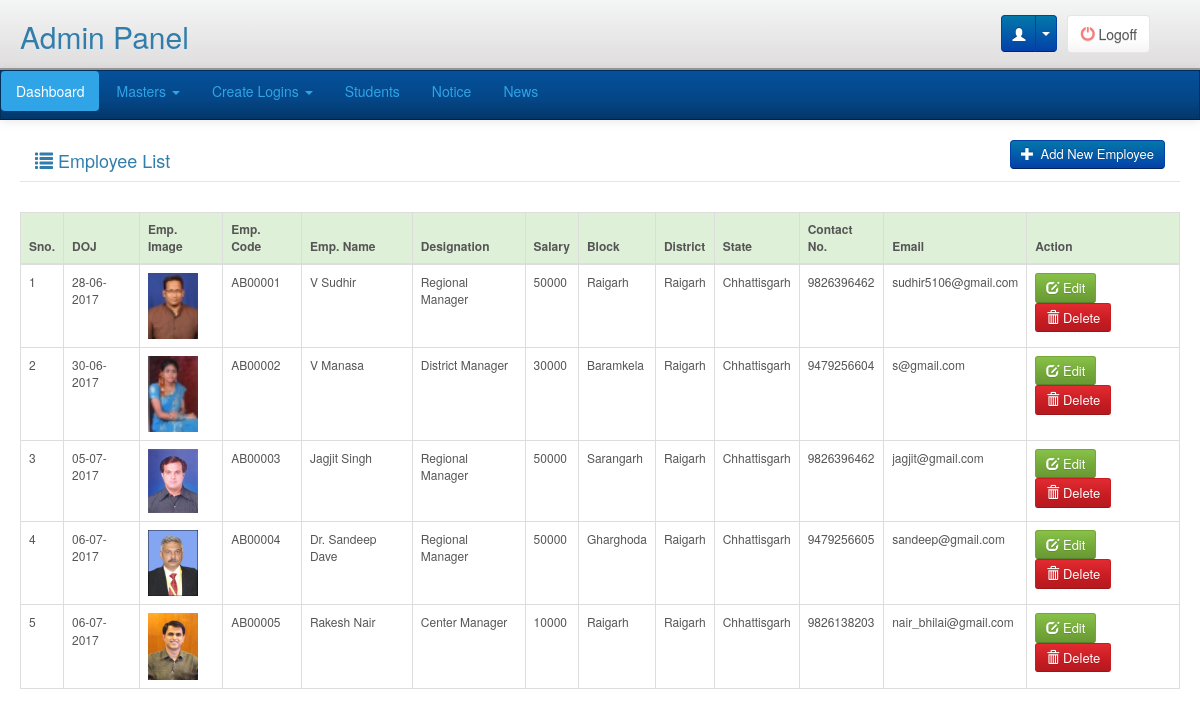
/adminpanel/masters/employee/index.php (signed in), run on an earlier commit of the app's database.
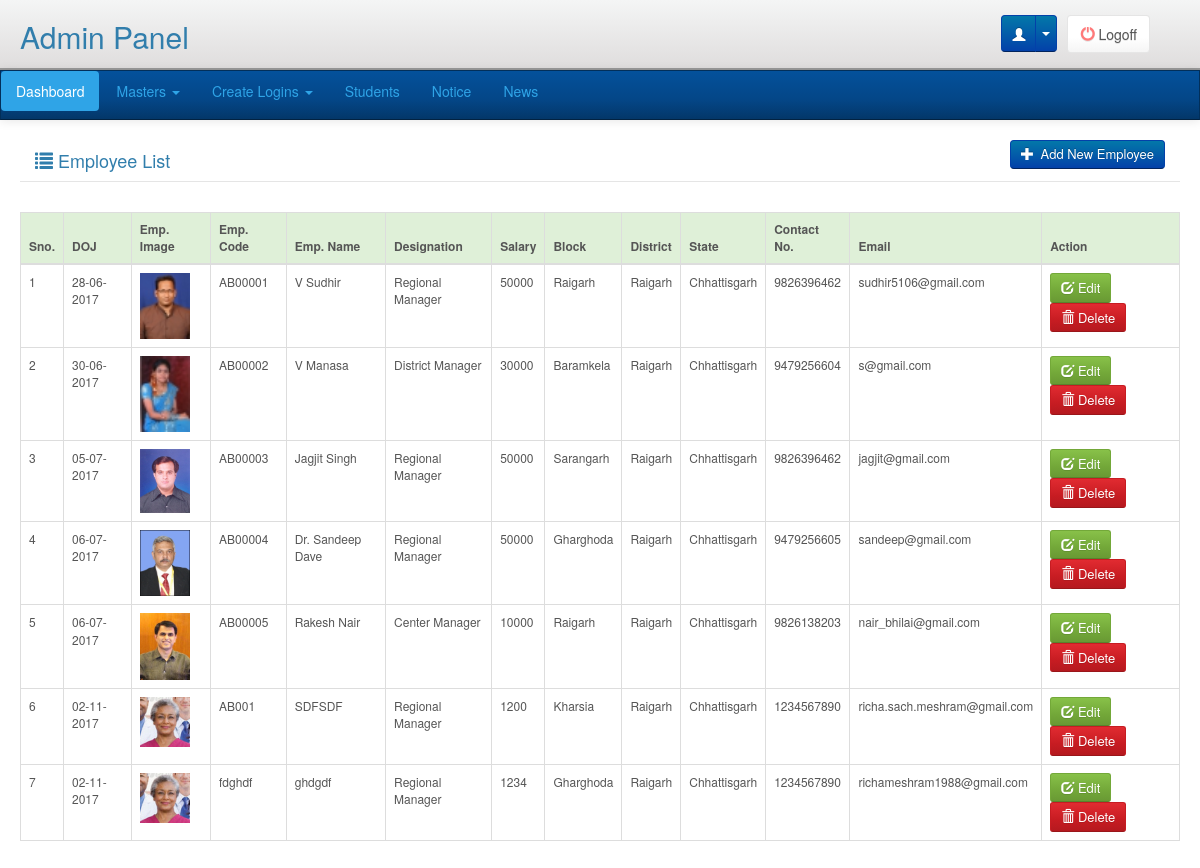
And on a later commit of the database.
### tables this page shows
CREATE TABLE `employee_master` (
  `EMP_Id` mediumint(9) NOT NULL,
  `EMP_Code` varchar(75) NOT NULL,
  `EMP_Name` varchar(75) NOT NULL,
  `DOJ` date NOT NULL,
  `EMP_Designation` varchar(75) NOT NULL,
  `EMP_Image` varchar(75) NOT NULL,
  `State_Id` tinyint(4) NOT NULL,
  `District_Id` smallint(6) NOT NULL,
  `Block_Id` int(11) NOT NULL,
  `EMP_Address` varchar(300) NOT NULL,
  `EMP_Contact` varchar(15) NOT NULL,
  `EMP_Email` varchar(50) NOT NULL,
  `EMP_Salary` int(11) NOT NULL,
  `Posting_Place` varchar(50) NOT NULL,
  `Duty_Time` varchar(50) NOT NULL,
  `Visiting_Date_Place` varchar(50) NOT NULL,
  `emp_sign` varchar(100) NOT NULL COMMENT '//emp signature_name'
);

CREATE TABLE `block_master` (
  `Block_Id` int(11) NOT NULL,
  `Block_Name` varchar(50) NOT NULL,
  `District_Id` smallint(6) NOT NULL
);

CREATE TABLE `district_master` (
  `District_Id` smallint(6) NOT NULL,
  `State_Id` tinyint(4) NOT NULL,
  `District_Name` varchar(100) NOT NULL
);

CREATE TABLE `state_master` (
  `State_Id` tinyint(4) NOT NULL,
  `State_Name` varchar(100) NOT NULL
);

### libraries/classes/DBConn.php (called while the page is built, shortened)
<?php
class DBConn  extends Conn {
	 function ExecuteQuery($userQuery)
	{
		$result= mysql_query($userQuery);
                $num_fields = mysql_num_fields($result);
				$obj = array();
				$x=1;
				while($row=mysql_fetch_array($result)){
				  for($j=0;$j<$num_fields;$j++){
					 $name = mysql_field_name($result, $j);
					 $obj[$x][$name]=$row[$name];
					}
					$x++;
					}
     return $obj;
	}
}
?>

### adminpanel/masters/employee/index.php (the view, shortened to what this page needs)
<?php
require_once(PATH_LIBRARIES.'/classes/DBConn.php');
include(PATH_ADMIN_INCLUDE.'/header.php');
$db = new DBConn();
$getemployee=$db->ExecuteQuery("SELECT DATE_FORMAT(DOJ,'%d-%m-%Y') AS DOJ, e.EMP_Id, e.EMP_Code, e.EMP_Image, e.EMP_Name, e.EMP_Designation, b.Block_Name, d.District_Name, s.State_Name, e.EMP_Contact, EMP_Email, EMP_Salary
FROM employee_master e
LEFT JOIN block_master b ON e.Block_Id = b.Block_Id
LEFT JOIN district_master d ON e.District_Id = d.District_Id
LEFT JOIN state_master s ON d.State_Id = s.State_Id
");
?>
<div class="main">
	<div class="page-title">
        <div>
            <div class="col-lg-5 pull-left"><h4><i class="glyphicon glyphicon-list"></i> Employee List</h4></div>
            <div class="col-lg-5 pull-right">
                <div class="ef_header_tools pull-right">
                    <a class="btn btn-primary" href="add_employee.php" title="Add course"><i class="glyphicon glyphicon-plus"></i>&nbsp;Add New Employee</a>
                </div>
            </div>
        </div>
        <div class="clearfix">&nbsp;</div>
    </div>
    <table class="table table-hover table-bordered" id="addedProducts">
      <thead>
        <tr class="success">
          <th>Sno.</th>
          <th>DOJ</th>
          <th>Emp. Image</th>
          <th>Emp. Code</th>
          <th>Emp. Name</th>
          <th>Designation</th>
          <th>Salary</th>
          <th>Block</th>
          <th>District</th>
          <th>State</th>
          <th>Contact No.</th>
          <th>Email</th>
          <th>Action</th>
        </tr>
      </thead>
      <tbody>
        <?php
            $i=1;
            foreach($getemployee as $getemployeeVal){ ?>
        <tr>
          <td><?php echo $i;?></td>
          <td><?php echo $getemployeeVal['DOJ'];?></td>
          <td><img width="50px;" src="<?php echo PATH_DATA_IMAGE ?>/employee/thumb/<?php echo $getemployeeVal['EMP_Image'];?>" alt="" /></td>
          <td><?php echo $getemployeeVal['EMP_Code'];?></td>
          <td><?php echo $getemployeeVal['EMP_Name'];?></td>
          <td><?php echo $getemployeeVal['EMP_Designation'];?></td>
          <td><?php echo $getemployeeVal['EMP_Salary'];?></td>
          <td><?php echo $getemployeeVal['Block_Name'];?></td>
          <td><?php echo $getemployeeVal['District_Name'];?></td>
          <td><?php echo $getemployeeVal['State_Name'];?></td>
          <td><?php echo $getemployeeVal['EMP_Contact'];?></td>
          <td><?php echo $getemployeeVal['EMP_Email'];?></td>
          <td><button type="button" id="editbtn" class="btn btn-success btn-sm" onClick="window.location.href='edit_employee.php?id=<?php echo $getemployeeVal['EMP_Id'];?>'" > <span class="glyphicon glyphicon-edit"></span> Edit </button>
            <button type="button" class="btn btn-danger btn-sm delete" id="<?php echo $getemployeeVal['EMP_Id']; ?>" name="delete"> <span class="glyphicon glyphicon-trash"></span> Delete </button></td>
        </tr>
        <?php $i++;} ?>
      </tbody>
    </table>
</div>

What changed in the data, as far as the page shows it:
added employee_master: DOJ "02-11-2017", EMP_Image (picture), EMP_Code "AB001", EMP_Name "SDFSDF", EMP_Designation "Regional Manager", EMP_Salary "1200", Block_Id.Block_Name "Kharsia", District_Id.District_Name "Raigarh", State_Id.State_Name "Chhattisgarh", EMP_Contact "1234567890", EMP_Email "richa.sach.meshram@gmail.com"
added employee_master: DOJ "02-11-2017", EMP_Image (picture), EMP_Code "fdghdf", EMP_Name "ghdgdf", EMP_Designation "Regional Manager", EMP_Salary "1234", Block_Id.Block_Name "Gharghoda", District_Id.District_Name "Raigarh", State_Id.State_Name "Chhattisgarh", EMP_Contact "1234567890", EMP_Email "richameshram1988@gmail.com"
